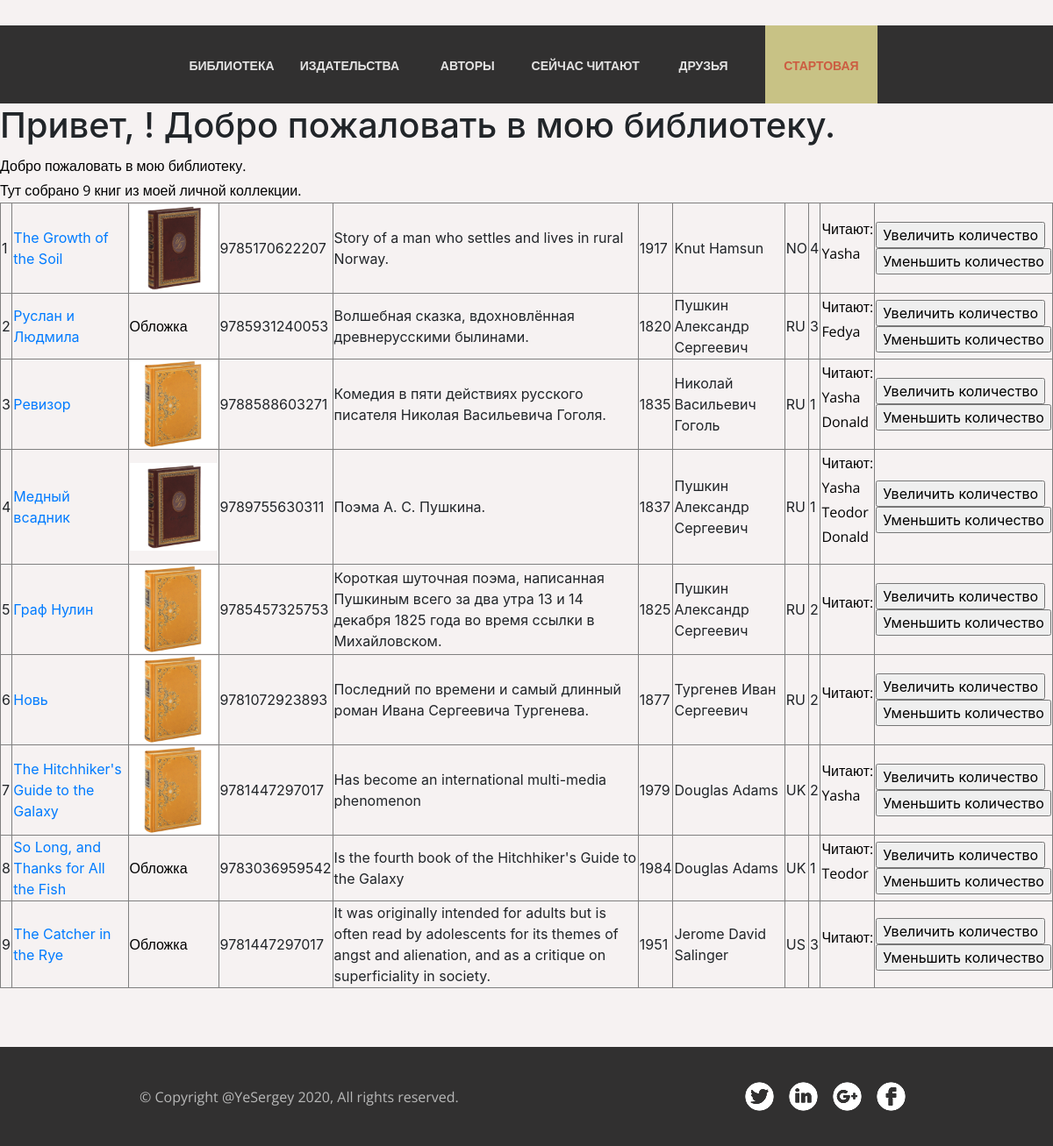
The page /book_list/ on the database its author committed.
### p_library/models.py (models this page shows, shortened)
class Book(models.Model):
    ISBN = models.CharField(max_length=13)
    title = models.TextField()
    description = models.TextField()
    year_release = models.SmallIntegerField()
    copy_count = models.SmallIntegerField(default=1)
    price = models.DecimalField(max_digits=12, decimal_places=2, default=0)
    author = models.ForeignKey(Author, on_delete=models.CASCADE, null=True, related_name='books')
    publisher = models.ForeignKey(Publisher, on_delete=models.SET_NULL, null=True)
    readers = models.ManyToManyField('p_library.Friend',
                                     through='Reading', verbose_name='Читатели', related_name='readers')
    cover = models.ImageField(upload_to='book_covers', blank=True, verbose_name='Обложка книги')

class Author(models.Model):
    full_name = models.CharField(max_length=256, verbose_name=("Имя автора"))
    birth_year = models.SmallIntegerField(verbose_name=("Год рожения"))
    country = models.CharField(max_length=2, verbose_name=("Страна"))

class Friend(models.Model):
    name = models.CharField(max_length=256, verbose_name="Имя друга")
    books = models.ManyToManyField('p_library.Book',
                                   through='Reading', verbose_name='Читает', related_name='books', blank=True)

### p_library/views.py (the view)
# urls.py: path('book_list/', book_list.as_view(), name='book_list'),
class book_list(ListView):
    model = Book
    form_class = BookForm
    context_object_name = 'books'
    template_name = 'book_list.html'

### templates/p_library/book_list.html (shortened to what this page needs)
{% extends 'base.html' %}
{% block content %}
    <h1>Привет, {{ username }}! Добро пожаловать в мою библиотеку.</h1>
    <p>Добро пожаловать в мою библиотеку.</p>
    <p>Тут собрано {{ books|length }} книг из моей личной коллекции.</p>
    <table border="1">
        {% for book in books %}
        <tr>
            <td style="padding-right:5; padding-left:5">{{ forloop.counter }}</td>
            <td><a href="{{ book.id }}/">{{ book.title }}</a></td>
            <td>
                {% if book.cover %}
                    <img height="100" width="100" src="{{ book.cover.url }}" alt="Book_cover">
                {% else %}
                    <p>Обложка</p>
                {% endif %}
            </td>
            <td>{{ book.ISBN }}</td>
            <td>{{ book.description }}</td>
            <td>{{ book.year_release }}</td>
            <td>{{ book.author.full_name }}</td>
            <td>{{ book.author.country }}</td>
            <td style="padding-right:5; padding-left:5">{{ book.copy_count }}</td>
            <td>
                <ul style="padding-right:20; padding-left:0; list-style-type: none">
                    <p style="position: relative, margine:0">Читают:</p>
                    {% for friend in book.readers.all %}
                        <li>
                            <p>{{ friend.name }}</p>
                        </li>
                    {% endfor %}
                </ul>
            </td>
            <td>
                <form action="/book_list/book_increment/" method="post" enctype="multipart/form-data">
                <input type="submit" value="Увеличить количество"/>
            </form>
            <form action="/book_list/book_decrement/" method="post" enctype="multipart/form-data">
                <input type="submit" value="Уменьшить количество"/>
            </form>
            </td>
        </tr>
        {% endfor %}
    </table>
{% endblock %}

### templates/base.html (shortened to what this page needs)
<!DOCTYPE html>
<html lang="la">
<head>
  {% load static %}
  <link rel="stylesheet" href="https://stackpath.bootstrapcdn.com/bootstrap/4.5.0/css/bootstrap.min.css">
  <link rel="stylesheet" href='{% static "css/style.css" %}'>
</head>
<body>
  <header>
    <nav>
        <a href="/book_list/">Библиотека</a>
        <a href="/publisher/">Издательства</a>
        <a href="/author/">Авторы</a>
        <a href="/reading/">Сейчас читают</a>
        <a href="/friend/">Друзья</a>
        <a class="new" href="http://127.0.0.1:8000/">Стартовая</a>
    </nav>
  </header>
    <section class="block1">
        <div>
            {% block content %}
            {% endblock %}
        </div>
    </section>
  <footer>
    <div class="footerwrapper">
      <p class="footerp">&copy; Copyright @YeSergey 2020, All rights reserved.</p>
      <div class="footerIMG">
        <a href=""><img src='{% static "img/Twitter.png" %}' alt="Лого"></a>
        <a href=""><img src='{% static "img/LinkedIn.png" %}' alt="Лого"></a>
        <a href=""><img src='{% static "img/Google.png" %}' alt="Лого"></a>
        <a href=""><img src='{% static "img/Facebook.png" %}' alt="Лого"></a>
      </div>
    </div>
  </footer>
</body>
</html>

### static/css/style.css (style rules this page uses)
body { margin: 0 0; padding: 0; background-color: #f6f2f2; display: flex; flex-direction: column; justify-content: flex-start; }
header { display: flex; position: relative; width: 100%; max-width: 1249px; min-height: 89px; margin-right: auto; margin-left: auto; top: 29px; background-color: #000000; opacity: 0.8; justify-content: center; }
nav { display: flex; flex-wrap: wrap; width: 100%; max-width: 800px; justify-content: space-between; align-items: stretch; }
nav a { box-sizing: border-box; width: 16%; min-width: 85px; font-family: "Open Sans", sans-serif; font-style: normal; font-weight: bold; text-transform: uppercase; font-size: 14px; padding-top: 35px; text-decoration: none; text-align: center; color: #e0e0e0; }
.new { background-color: darkkhaki; color: #c23816; }
.block1 { display: flex; position: relative; width: 100%; max-width: 1542px; min-height: 691px; margin-left: auto; margin-right: auto; margin-top: 30px; margin-bottom: 15%; opacity: 1; justify-content: center; align-items: flex-start; }
p { font-family: "Open Sans", sans-serif; font-style: normal; font-weight: normal; font-size: 15.9953px; line-height: 28px; margin: 0; color: #000000; }
footer { display: flex; position: fixed; justify-content: center; align-items: center; flex: 1 1; width: 100%; margin: 0 auto; height: 113px; bottom: 0px; }
.footerwrapper { display: flex; flex-direction: row; justify-content: space-around; align-items: center; background-color: #313030; width: 1542px; height: 100%; margin: 0 auto; }
.footerp { font-family: "Open Sans", sans-serif; font-style: normal; font-weight: normal; font-size: 16px; line-height: 28px; color: #b8b8b8; }
.footerIMG { display: flex; justify-content: space-around; align-items: center; width: 200px; height: 100%; }

### rows shown on the page
Book: title "The Growth of the Soil", cover (picture), ISBN "9785170622207", description "Story of a man who settles and lives in rural Norway.", year_release "1917", author.full_name "Knut Hamsun", author.country "NO", copy_count "4"
Friend: name "Yasha"
Book: title "Руслан и Людмила", cover "Обложка", ISBN "9785931240053", description "Волшебная сказка, вдохновлённая древнерусскими былинами.", year_release "1820", author.full_name "Пушкин Александр Сергеевич", author.country "RU", copy_count "3"
Friend: name "Fedya"
Book: title "Ревизор", cover (picture), ISBN "9788588603271", description "Комедия в пяти действиях русского писателя Николая Васильевича Гоголя.", year_release "1835", author.full_name "Николай Васильевич Гоголь", author.country "RU", copy_count "1"
Friend: name "Donald"
Book: title "Медный всадник", cover (picture), ISBN "9789755630311", description "Поэма А. С. Пушкина.", year_release "1837", author.full_name "Пушкин Александр Сергеевич", author.country "RU", copy_count "1"
Friend: name "Teodor"
Book: title "Граф Нулин", cover (picture), ISBN "9785457325753", description "Короткая шуточная поэма, написанная Пушкиным всего за два утра 13 и 14 декабря 1825 года во время ссылки в Михайловском.", year_release "1825", author.full_name "Пушкин Александр Сергеевич", author.country "RU", copy_count "2"
Book: title "Новь", cover (picture), ISBN "9781072923893", description "Последний по времени и самый длинный роман Ивана Сергеевича Тургенева.", year_release "1877", author.full_name "Тургенев Иван Сергеевич", author.country "RU", copy_count "2"
Book: title "The Hitchhiker's Guide to the Galaxy", cover (picture), ISBN "9781447297017", description "Has become an international multi-media phenomenon", year_release "1979", author.full_name "Douglas Adams", author.country "UK", copy_count "2"
Book: title "So Long, and Thanks for All the Fish", cover "Обложка", ISBN "9783036959542", description "Is the fourth book of the Hitchhiker's Guide to the Galaxy", year_release "1984", author.full_name "Douglas Adams", author.country "UK", copy_count "1"
Book: title "The Catcher in the Rye", cover "Обложка", ISBN "9781447297017", description "It was originally intended for adults but is often read by adolescents for its themes of angst and alienation, and as a critique on superficiality in society.", year_release "1951", author.full_name "Jerome David Salinger", author.country "US", copy_count "3"

### other values the page prints
{{ books|length }} "9"
